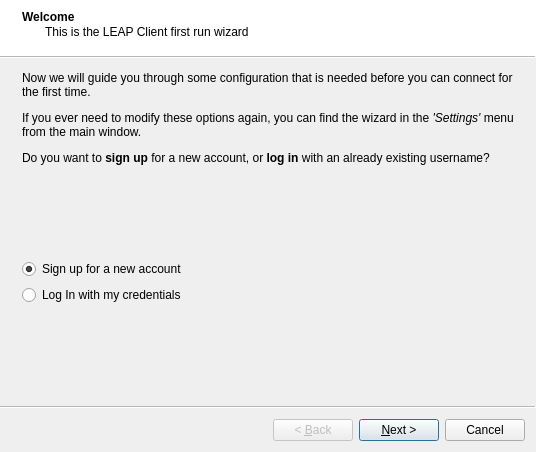
<?xml version="1.0" encoding="UTF-8"?>
<ui version="4.0">
 <class>Wizard</class>
 <widget class="QWizard" name="Wizard">
  <property name="geometry">
   <rect>
    <x>0</x>
    <y>0</y>
    <width>536</width>
    <height>452</height>
   </rect>
  </property>
  <property name="windowTitle">
   <string>LEAP First run</string>
  </property>
  <property name="windowIcon">
   <iconset resource="../../../../data/resources/mainwindow.qrc">
    <normaloff>:/images/leap-color-big.png</normaloff>:/images/leap-color-big.png</iconset>
  </property>
  <property name="modal">
   <bool>true</bool>
  </property>
  <property name="wizardStyle">
   <enum>QWizard::ModernStyle</enum>
  </property>
  <property name="options">
   <set>QWizard::IndependentPages</set>
  </property>
  <widget class="QWizardPage" name="introduction_page">
   <property name="title">
    <string>Welcome</string>
   </property>
   <property name="subTitle">
    <string>This is the LEAP Client first run wizard</string>
   </property>
   <attribute name="pageId">
    <string notr="true">0</string>
   </attribute>
   <layout class="QGridLayout" name="gridLayout">
    <item row="3" column="0">
     <widget class="QRadioButton" name="rdoLogin">
      <property name="text">
       <string>Log In with my credentials</string>
      </property>
     </widget>
    </item>
    <item row="0" column="0">
     <widget class="QLabel" name="label_3">
      <property name="text">
       <string>&lt;html&gt;&lt;head/&gt;&lt;body&gt;&lt;p&gt;Now we will guide you through some configuration that is needed before you can connect for the first time.&lt;/p&gt;&lt;p&gt;If you ever need to modify these options again, you can find the wizard in the &lt;span style=&quot; font-style:italic;&quot;&gt;'Settings'&lt;/span&gt; menu from the main window.&lt;/p&gt;&lt;p&gt;Do you want to &lt;span style=&quot; font-weight:600;&quot;&gt;sign up&lt;/span&gt; for a new account, or &lt;span style=&quot; font-weight:600;&quot;&gt;log in&lt;/span&gt; with an already existing username?&lt;/p&gt;&lt;/body&gt;&lt;/html&gt;</string>
      </property>
      <property name="textFormat">
       <enum>Qt::RichText</enum>
      </property>
      <property name="wordWrap">
       <bool>true</bool>
      </property>
     </widget>
    </item>
    <item row="2" column="0">
     <widget class="QRadioButton" name="rdoRegister">
      <property name="text">
       <string>Sign up for a new account</string>
      </property>
      <property name="checked">
       <bool>true</bool>
      </property>
     </widget>
    </item>
    <item row="1" column="0">
     <spacer name="verticalSpacer_11">
      <property name="orientation">
       <enum>Qt::Vertical</enum>
      </property>
      <property name="sizeHint" stdset="0">
       <size>
        <width>20</width>
        <height>40</height>
       </size>
      </property>
     </spacer>
    </item>
    <item row="4" column="0">
     <spacer name="verticalSpacer_12">
      <property name="orientation">
       <enum>Qt::Vertical</enum>
      </property>
      <property name="sizeHint" stdset="0">
       <size>
        <width>20</width>
        <height>40</height>
       </size>
      </property>
     </spacer>
    </item>
   </layout>
  </widget>
  <widget class="WizardPage" name="select_provider_page">
   <property name="title">
    <string>Provider selection</string>
   </property>
   <property name="subTitle">
    <string>Please enter the domain of the provider you want to user for your connection</string>
   </property>
   <attribute name="pageId">
    <string notr="true">1</string>
   </attribute>
   <layout class="QGridLayout" name="gridLayout_2">
    <item row="0" column="1">
     <spacer name="verticalSpacer">
      <property name="orientation">
       <enum>Qt::Vertical</enum>
      </property>
      <property name="sizeType">
       <enum>QSizePolicy::Fixed</enum>
      </property>
      <property name="sizeHint" stdset="0">
       <size>
        <width>20</width>
        <height>60</height>
       </size>
      </property>
     </spacer>
    </item>
    <item row="1" column="0">
     <widget class="QLabel" name="label">
      <property name="text">
       <string>https://</string>
      </property>
      <property name="alignment">
       <set>Qt::AlignRight|Qt::AlignTrailing|Qt::AlignVCenter</set>
      </property>
     </widget>
    </item>
    <item row="1" column="1">
     <widget class="QLineEdit" name="lnProvider"/>
    </item>
    <item row="3" column="0" colspan="3">
     <widget class="QGroupBox" name="grpCheckProvider">
      <property name="title">
       <string>Checking provider</string>
      </property>
      <layout class="QGridLayout" name="gridLayout_3">
       <item row="3" column="0">
        <widget class="QLabel" name="label_5">
         <property name="text">
          <string>Download provider information</string>
         </property>
        </widget>
       </item>
       <item row="2" column="0">
        <widget class="QLabel" name="label_4">
         <property name="text">
          <string>HTTPS Connection</string>
         </property>
        </widget>
       </item>
       <item row="3" column="1">
        <widget class="QLabel" name="lblProviderInfo">
         <property name="sizePolicy">
          <sizepolicy hsizetype="Fixed" vsizetype="Fixed">
           <horstretch>0</horstretch>
           <verstretch>0</verstretch>
          </sizepolicy>
         </property>
         <property name="text">
          <string/>
         </property>
         <property name="pixmap">
          <pixmap resource="../../../../data/resources/mainwindow.qrc">:/images/Emblem-question.png</pixmap>
         </property>
        </widget>
       </item>
       <item row="2" column="1">
        <widget class="QLabel" name="lblHTTPS">
         <property name="sizePolicy">
          <sizepolicy hsizetype="Fixed" vsizetype="Fixed">
           <horstretch>0</horstretch>
           <verstretch>0</verstretch>
          </sizepolicy>
         </property>
         <property name="text">
          <string/>
         </property>
         <property name="pixmap">
          <pixmap resource="../../../../data/resources/mainwindow.qrc">:/images/Emblem-question.png</pixmap>
         </property>
        </widget>
       </item>
       <item row="1" column="1">
        <widget class="QLabel" name="lblNameResolution">
         <property name="sizePolicy">
          <sizepolicy hsizetype="Fixed" vsizetype="Fixed">
           <horstretch>0</horstretch>
           <verstretch>0</verstretch>
          </sizepolicy>
         </property>
         <property name="text">
          <string/>
         </property>
         <property name="pixmap">
          <pixmap resource="../../../../data/resources/mainwindow.qrc">:/images/Emblem-question.png</pixmap>
         </property>
        </widget>
       </item>
       <item row="1" column="0">
        <widget class="QLabel" name="label_2">
         <property name="text">
          <string>Name resolution</string>
         </property>
        </widget>
       </item>
       <item row="0" column="0">
        <spacer name="horizontalSpacer">
         <property name="orientation">
          <enum>Qt::Horizontal</enum>
         </property>
         <property name="sizeHint" stdset="0">
          <size>
           <width>40</width>
           <height>0</height>
          </size>
         </property>
        </spacer>
       </item>
      </layout>
     </widget>
    </item>
    <item row="1" column="2">
     <widget class="QPushButton" name="btnCheck">
      <property name="text">
       <string>Check</string>
      </property>
     </widget>
    </item>
    <item row="2" column="1">
     <spacer name="verticalSpacer_2">
      <property name="orientation">
       <enum>Qt::Vertical</enum>
      </property>
      <property name="sizeHint" stdset="0">
       <size>
        <width>20</width>
        <height>40</height>
       </size>
      </property>
     </spacer>
    </item>
   </layout>
  </widget>
  <widget class="QWizardPage" name="provider_info_page">
   <property name="title">
    <string>Provider Information</string>
   </property>
   <property name="subTitle">
    <string>Services offered by this provider</string>
   </property>
   <attribute name="pageId">
    <string notr="true">2</string>
   </attribute>
   <layout class="QGridLayout" name="gridLayout_4">
    <item row="0" column="1" colspan="2">
     <spacer name="horizontalSpacer_6">
      <property name="orientation">
       <enum>Qt::Horizontal</enum>
      </property>
      <property name="sizeHint" stdset="0">
       <size>
        <width>40</width>
        <height>0</height>
       </size>
      </property>
     </spacer>
    </item>
    <item row="5" column="0" colspan="2">
     <widget class="QLabel" name="label_12">
      <property name="text">
       <string>&lt;b&gt;Enrollment policy:&lt;/b&gt;</string>
      </property>
     </widget>
    </item>
    <item row="2" column="1" colspan="2">
     <widget class="QLabel" name="lblProviderURL">
      <property name="text">
       <string>URL</string>
      </property>
     </widget>
    </item>
    <item row="2" column="0">
     <widget class="QLabel" name="lblProviderName">
      <property name="text">
       <string>Name</string>
      </property>
     </widget>
    </item>
    <item row="4" column="2">
     <spacer name="horizontalSpacer_7">
      <property name="orientation">
       <enum>Qt::Horizontal</enum>
      </property>
      <property name="sizeHint" stdset="0">
       <size>
        <width>40</width>
        <height>0</height>
       </size>
      </property>
     </spacer>
    </item>
    <item row="1" column="1">
     <spacer name="verticalSpacer_13">
      <property name="orientation">
       <enum>Qt::Vertical</enum>
      </property>
      <property name="sizeHint" stdset="0">
       <size>
        <width>20</width>
        <height>40</height>
       </size>
      </property>
     </spacer>
    </item>
    <item row="5" column="2">
     <widget class="QLabel" name="lblProviderPolicy">
      <property name="text">
       <string>policy</string>
      </property>
     </widget>
    </item>
    <item row="3" column="0" colspan="3">
     <widget class="QLabel" name="lblProviderDesc">
      <property name="text">
       <string>Desc</string>
      </property>
      <property name="wordWrap">
       <bool>true</bool>
      </property>
     </widget>
    </item>
    <item row="6" column="0">
     <spacer name="verticalSpacer_14">
      <property name="orientation">
       <enum>Qt::Vertical</enum>
      </property>
      <property name="sizeHint" stdset="0">
       <size>
        <width>20</width>
        <height>40</height>
       </size>
      </property>
     </spacer>
    </item>
   </layout>
  </widget>
  <widget class="WizardPage" name="setup_provider_page">
   <property name="title">
    <string>Provider setup</string>
   </property>
   <property name="subTitle">
    <string>Gathering configuration options for this provider</string>
   </property>
   <attribute name="pageId">
    <string notr="true">3</string>
   </attribute>
   <layout class="QGridLayout" name="gridLayout_5">
    <item row="1" column="0">
     <widget class="QGroupBox" name="groupBox_2">
      <property name="title">
       <string>Checking provider</string>
      </property>
      <layout class="QGridLayout" name="gridLayout_6">
       <item row="2" column="1">
        <widget class="QLabel" name="lblCheckCaFpr">
         <property name="sizePolicy">
          <sizepolicy hsizetype="Fixed" vsizetype="Fixed">
           <horstretch>0</horstretch>
           <verstretch>0</verstretch>
          </sizepolicy>
         </property>
         <property name="text">
          <string/>
         </property>
         <property name="pixmap">
          <pixmap resource="../../../../data/resources/mainwindow.qrc">:/images/Emblem-question.png</pixmap>
         </property>
        </widget>
       </item>
       <item row="1" column="1">
        <widget class="QLabel" name="lblDownloadCaCert">
         <property name="sizePolicy">
          <sizepolicy hsizetype="Fixed" vsizetype="Fixed">
           <horstretch>0</horstretch>
           <verstretch>0</verstretch>
          </sizepolicy>
         </property>
         <property name="text">
          <string/>
         </property>
         <property name="pixmap">
          <pixmap resource="../../../../data/resources/mainwindow.qrc">:/images/Emblem-question.png</pixmap>
         </property>
        </widget>
       </item>
       <item row="1" column="0">
        <widget class="QLabel" name="label_9">
         <property name="text">
          <string>Download CA Certificate</string>
         </property>
        </widget>
       </item>
       <item row="2" column="0">
        <widget class="QLabel" name="label_10">
         <property name="text">
          <string>Check CA Certificate Fingerprint</string>
         </property>
        </widget>
       </item>
       <item row="3" column="0">
        <widget class="QLabel" name="label_11">
         <property name="text">
          <string>Check API Certificate</string>
         </property>
        </widget>
       </item>
       <item row="3" column="1">
        <widget class="QLabel" name="lblCheckApiCert">
         <property name="sizePolicy">
          <sizepolicy hsizetype="Fixed" vsizetype="Fixed">
           <horstretch>0</horstretch>
           <verstretch>0</verstretch>
          </sizepolicy>
         </property>
         <property name="text">
          <string/>
         </property>
         <property name="pixmap">
          <pixmap resource="../../../../data/resources/mainwindow.qrc">:/images/Emblem-question.png</pixmap>
         </property>
        </widget>
       </item>
       <item row="0" column="0">
        <spacer name="horizontalSpacer_2">
         <property name="orientation">
          <enum>Qt::Horizontal</enum>
         </property>
         <property name="sizeHint" stdset="0">
          <size>
           <width>40</width>
           <height>0</height>
          </size>
         </property>
        </spacer>
       </item>
      </layout>
     </widget>
    </item>
    <item row="0" column="0">
     <spacer name="verticalSpacer_3">
      <property name="orientation">
       <enum>Qt::Vertical</enum>
      </property>
      <property name="sizeHint" stdset="0">
       <size>
        <width>20</width>
        <height>60</height>
       </size>
      </property>
     </spacer>
    </item>
    <item row="2" column="0">
     <spacer name="verticalSpacer_8">
      <property name="orientation">
       <enum>Qt::Vertical</enum>
      </property>
      <property name="sizeHint" stdset="0">
       <size>
        <width>20</width>
        <height>40</height>
       </size>
      </property>
     </spacer>
    </item>
   </layout>
  </widget>
  <widget class="WizardPage" name="register_user_page">
   <property name="title">
    <string>Register new user</string>
   </property>
   <property name="subTitle">
    <string>Register a new user with provider</string>
   </property>
   <attribute name="pageId">
    <string notr="true">4</string>
   </attribute>
   <layout class="QGridLayout" name="gridLayout_7">
    <item row="1" column="0" colspan="3">
     <widget class="QLabel" name="lblRegisterStatus">
      <property name="text">
       <string/>
      </property>
      <property name="textFormat">
       <enum>Qt::AutoText</enum>
      </property>
      <property name="alignment">
       <set>Qt::AlignCenter</set>
      </property>
     </widget>
    </item>
    <item row="6" column="1">
     <spacer name="verticalSpacer_7">
      <property name="orientation">
       <enum>Qt::Vertical</enum>
      </property>
      <property name="sizeHint" stdset="0">
       <size>
        <width>20</width>
        <height>40</height>
       </size>
      </property>
     </spacer>
    </item>
    <item row="2" column="0">
     <widget class="QLabel" name="label_15">
      <property name="text">
       <string>&lt;b&gt;User:&lt;/b&gt;</string>
      </property>
      <property name="alignment">
       <set>Qt::AlignRight|Qt::AlignTrailing|Qt::AlignVCenter</set>
      </property>
     </widget>
    </item>
    <item row="3" column="0">
     <widget class="QLabel" name="label_16">
      <property name="text">
       <string>&lt;b&gt;Password:&lt;/b&gt;</string>
      </property>
      <property name="alignment">
       <set>Qt::AlignRight|Qt::AlignTrailing|Qt::AlignVCenter</set>
      </property>
     </widget>
    </item>
    <item row="3" column="1" colspan="2">
     <widget class="QLineEdit" name="lblPassword"/>
    </item>
    <item row="4" column="1" colspan="2">
     <widget class="QLineEdit" name="lblPassword2"/>
    </item>
    <item row="2" column="1" colspan="2">
     <widget class="QLineEdit" name="lblUser"/>
    </item>
    <item row="4" column="0">
     <widget class="QLabel" name="label_17">
      <property name="text">
       <string>&lt;b&gt;Re-enter password:&lt;/b&gt;</string>
      </property>
      <property name="alignment">
       <set>Qt::AlignRight|Qt::AlignTrailing|Qt::AlignVCenter</set>
      </property>
     </widget>
    </item>
    <item row="5" column="1">
     <widget class="QPushButton" name="btnRegister">
      <property name="text">
       <string>Register</string>
      </property>
     </widget>
    </item>
    <item row="0" column="1">
     <spacer name="verticalSpacer_4">
      <property name="orientation">
       <enum>Qt::Vertical</enum>
      </property>
      <property name="sizeHint" stdset="0">
       <size>
        <width>20</width>
        <height>60</height>
       </size>
      </property>
     </spacer>
    </item>
   </layout>
  </widget>
  <widget class="WizardPage" name="eip_setup_page">
   <property name="title">
    <string>EIP Setup</string>
   </property>
   <property name="subTitle">
    <string>Setting up Encrypted Internet</string>
   </property>
   <attribute name="pageId">
    <string notr="true">5</string>
   </attribute>
   <layout class="QGridLayout" name="gridLayout_8">
    <item row="0" column="0">
     <spacer name="verticalSpacer_5">
      <property name="orientation">
       <enum>Qt::Vertical</enum>
      </property>
      <property name="sizeHint" stdset="0">
       <size>
        <width>20</width>
        <height>40</height>
       </size>
      </property>
     </spacer>
    </item>
    <item row="1" column="0">
     <widget class="QGroupBox" name="groupBox_3">
      <property name="title">
       <string>Checking EIP</string>
      </property>
      <layout class="QGridLayout" name="gridLayout_9">
       <item row="1" column="0">
        <widget class="QLabel" name="label_19">
         <property name="text">
          <string>Download EIP configuration</string>
         </property>
        </widget>
       </item>
       <item row="2" column="0">
        <widget class="QLabel" name="label_20">
         <property name="text">
          <string>Download client certificate</string>
         </property>
        </widget>
       </item>
       <item row="1" column="1">
        <widget class="QLabel" name="lblDownloadEIPConfig">
         <property name="sizePolicy">
          <sizepolicy hsizetype="Fixed" vsizetype="Fixed">
           <horstretch>0</horstretch>
           <verstretch>0</verstretch>
          </sizepolicy>
         </property>
         <property name="text">
          <string/>
         </property>
         <property name="pixmap">
          <pixmap resource="../../../../data/resources/mainwindow.qrc">:/images/Emblem-question.png</pixmap>
         </property>
        </widget>
       </item>
       <item row="2" column="1">
        <widget class="QLabel" name="lblDownloadClientCert">
         <property name="sizePolicy">
          <sizepolicy hsizetype="Fixed" vsizetype="Fixed">
           <horstretch>0</horstretch>
           <verstretch>0</verstretch>
          </sizepolicy>
         </property>
         <property name="text">
          <string/>
         </property>
         <property name="pixmap">
          <pixmap resource="../../../../data/resources/mainwindow.qrc">:/images/Emblem-question.png</pixmap>
         </property>
        </widget>
       </item>
       <item row="0" column="0">
        <spacer name="horizontalSpacer_3">
         <property name="orientation">
          <enum>Qt::Horizontal</enum>
         </property>
         <property name="sizeHint" stdset="0">
          <size>
           <width>40</width>
           <height>0</height>
          </size>
         </property>
        </spacer>
       </item>
      </layout>
     </widget>
    </item>
    <item row="2" column="0">
     <spacer name="verticalSpacer_6">
      <property name="orientation">
       <enum>Qt::Vertical</enum>
      </property>
      <property name="sizeHint" stdset="0">
       <size>
        <width>20</width>
        <height>40</height>
       </size>
      </property>
     </spacer>
    </item>
   </layout>
  </widget>
  <widget class="QWizardPage" name="finish_page">
   <property name="title">
    <string>Congratulations!</string>
   </property>
   <property name="subTitle">
    <string>You have successfully configured the LEAP client.</string>
   </property>
   <attribute name="pageId">
    <string notr="true">6</string>
   </attribute>
   <layout class="QGridLayout" name="gridLayout_10">
    <item row="1" column="0">
     <spacer name="horizontalSpacer_4">
      <property name="orientation">
       <enum>Qt::Horizontal</enum>
      </property>
      <property name="sizeHint" stdset="0">
       <size>
        <width>40</width>
        <height>20</height>
       </size>
      </property>
     </spacer>
    </item>
    <item row="0" column="1">
     <spacer name="verticalSpacer_9">
      <property name="orientation">
       <enum>Qt::Vertical</enum>
      </property>
      <property name="sizeHint" stdset="0">
       <size>
        <width>20</width>
        <height>40</height>
       </size>
      </property>
     </spacer>
    </item>
    <item row="1" column="1">
     <widget class="QLabel" name="label_23">
      <property name="text">
       <string/>
      </property>
      <property name="pixmap">
       <pixmap resource="../../../../data/resources/mainwindow.qrc">:/images/leap-color-big.png</pixmap>
      </property>
     </widget>
    </item>
    <item row="1" column="2">
     <widget class="QLabel" name="label_25">
      <property name="sizePolicy">
       <sizepolicy hsizetype="Fixed" vsizetype="Fixed">
        <horstretch>0</horstretch>
        <verstretch>0</verstretch>
       </sizepolicy>
      </property>
      <property name="text">
       <string/>
      </property>
      <property name="pixmap">
       <pixmap resource="../../../../data/resources/mainwindow.qrc">:/images/Globe.png</pixmap>
      </property>
     </widget>
    </item>
    <item row="3" column="1">
     <spacer name="verticalSpacer_10">
      <property name="orientation">
       <enum>Qt::Vertical</enum>
      </property>
      <property name="sizeHint" stdset="0">
       <size>
        <width>20</width>
        <height>40</height>
       </size>
      </property>
     </spacer>
    </item>
    <item row="1" column="3">
     <spacer name="horizontalSpacer_5">
      <property name="orientation">
       <enum>Qt::Horizontal</enum>
      </property>
      <property name="sizeHint" stdset="0">
       <size>
        <width>40</width>
        <height>20</height>
       </size>
      </property>
     </spacer>
    </item>
   </layout>
  </widget>
 </widget>
 <customwidgets>
  <customwidget>
   <class>WizardPage</class>
   <extends>QWizardPage</extends>
   <header>wizardpage.h</header>
   <container>1</container>
  </customwidget>
 </customwidgets>
 <tabstops>
  <tabstop>lblUser</tabstop>
  <tabstop>lblPassword</tabstop>
  <tabstop>lblPassword2</tabstop>
  <tabstop>btnRegister</tabstop>
  <tabstop>rdoRegister</tabstop>
  <tabstop>rdoLogin</tabstop>
  <tabstop>lnProvider</tabstop>
  <tabstop>btnCheck</tabstop>
 </tabstops>
 <resources>
  <include location="../../../../data/resources/mainwindow.qrc"/>
  <include location="../../../../data/resources/locale.qrc"/>
 </resources>
 <connections/>
</ui>
